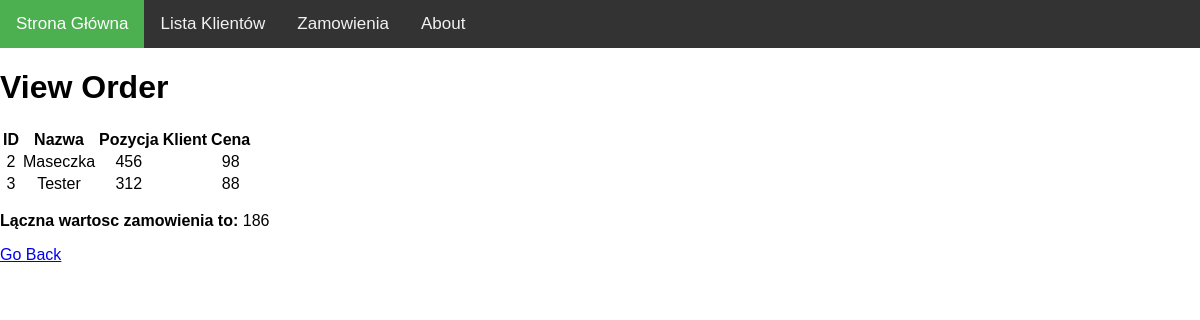
The page /clients/Mateusz/2 on the database as committed earlier.
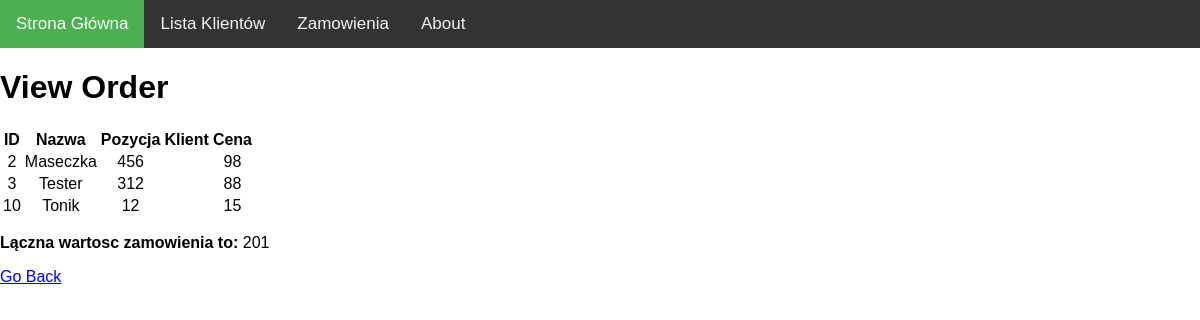
The same page on the database as committed later.
### zamowienia/models.py (models this page shows, shortened)
class Order(models.Model):
    Order_Id = models.ForeignKey(OrderId, on_delete=models.CASCADE)
    Item_Name = models.CharField(max_length=200)
    Catalog_Id = models.IntegerField(default=0)
    Client_Name = models.ForeignKey(Client, on_delete=models.CASCADE)
    Item_Cost = models.IntegerField(default=0)

### zamowienia/views.py (the view)
# urls.py: path('clients/<str:Client_Name>/<int:Order_Id>', views.Client_order_detail, name='client_order_detail'),
def Client_order_detail(request, Order_Id, Client_Name):
    items = Order.objects.annotate(Sum('Client_Name')).filter(Order_Id__OrderId=Order_Id, Client_Name__Name = Client_Name)
    suma = Order.objects.values('Order_Id').filter(Client_Name__Name = Client_Name, Order_Id__OrderId=Order_Id).annotate(Sum('Item_Cost'))
    return render(request, 'zamowienia/client_order_detail.html', {'items': items, 'suma': suma[0]})

### zamowienia/templates/zamowienia/client_order_detail.html
{% extends 'zamowienia/base.html' %}
{% block content %}
<h1>View Order</h1>
<table>
    <thead>
    <th>ID</th>
    <th>Nazwa</th>
    <th>Pozycja</th>
    <th>Klient</th>
    <th>Cena</th>
    </thead>
    <tbody>
{% for item in items %}
    <tr>
    <td>{{ item.id }}</td>
    <td>{{ item.Item_Name }}</td>
    <td>{{ item.Catalog_Id }}</td>
    <td>{{ item.Client_Name__Name }}</td>
    <td>{{ item.Item_Cost }}</td>
    </tr>
{% endfor %}
    </tbody>
</table>
<p><strong>Lączna wartosc zamowienia to: </strong>{{ suma.Item_Cost__sum }}</p>
<a href="#" onclick="history.go(-1)">Go Back</a>
{% endblock %}

Rows that differ between the two databases and show on the page:
added Order: id "10", Item_Name "Tonik", Catalog_Id "12", Item_Cost "15"
Other text that changed with them:
{{ suma.Item_Cost__sum }}: "186" → "201"
